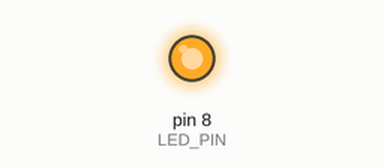
This sketch was run on a simulated Arduino Uno, built with avr-gcc and run on an emulated ATmega328P. On the bench: output pins drawn as LEDs (lit = HIGH).

Above: at 1.0 s.
At 3.0 s:
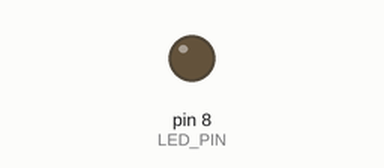
Timing chart, 0 to 5.2 s (numbered marks = the images above):
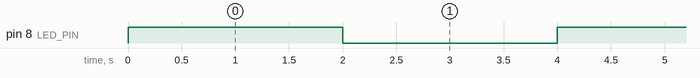

Measured:
- by itself, pin 8 (LED_PIN): alternates HIGH for 2.0 s and LOW for 2.0 s

The sketch:

arduino_test_servos.ino
```cpp
/* --- region tests --- */
#define TEST_LED        1
#define TEST_SERVO      1
/* --- endregion tests --- */


/* --- region defines --- */
#define LED_PIN 8
/* --- endregion defines --- */


/* --- region setup --- */
// the setup function runs once when you press reset or power the board
void setup() {
    // initialize digital pin LED_BUILTIN as an output.
#ifdef TEST_LED
    pinMode(LED_PIN, OUTPUT);
#endif /* TEST_LED */
}
/* --- endregion setup --- */


/* --- region loop --- */
// the loop function runs over and over again forever
void loop() {
#ifdef TEST_LED
    digitalWrite(LED_PIN, HIGH);   // turn the LED on (HIGH is the voltage level)
    delay(2000);                       // wait for a second
    digitalWrite(LED_PIN, LOW);    // turn the LED off by making the voltage LOW
    delay(2000);                       // wait for a second
#endif /* TEST_LED */

}
/* --- endregion loop --- */
```
